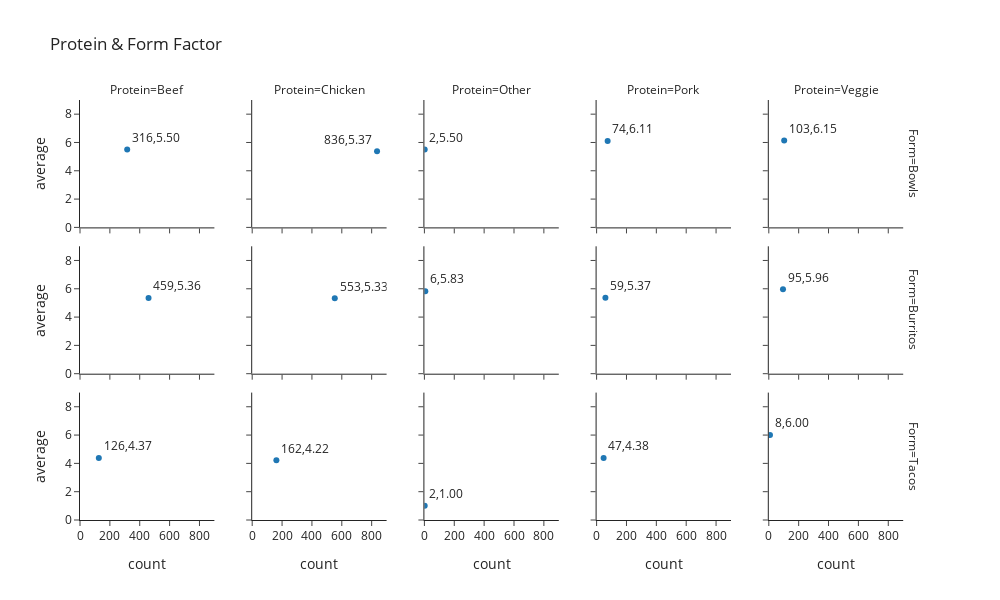

The notebook cell saved with this chart:
### Code cell
data = df_out
fig = px.scatter(df_out,
                x='count',y='average',
                facet_row='form_factor',facet_col='protein',
                labels = {"form_factor":"Form","protein":"Protein"},
                text = 'text_labels',
                title='Protein & Form Factor',
                template='simple_white',
                range_x = (0,900), range_y=(0,9),
                width=1000,height=600, facet_row_spacing=0.045,facet_col_spacing=0.045
)
fig.update_traces(textposition='top right')
fig.update_traces(col=2, row=3,textposition='top left') # need to adjust Chicken/Bowls combination
fig.show()

### Figure 1 — Plotly figure (JSON) as saved in the notebook; plotly's stock layout.template omitted (floating-point values rounded to 4 significant figures)
{"data": [{"hovertemplate": "Form=Bowls<br>Protein=Beef<br>count=%{x}<br>average=%{y}<br>text_labels=%{text}<extra></extra>", "legendgroup": "", "marker": {"color": "#1F77B4", "symbol": "circle"}, "mode": "markers+text", "name": "", "orientation": "v", "showlegend": false, "text": ["316,5.50"], "textposition": "top right", "type": "scatter", "x": [316], "xaxis": "x11", "y": [5.503], "yaxis": "y11"}, {"hovertemplate": "Form=Bowls<br>Protein=Chicken<br>count=%{x}<br>average=%{y}<br>text_labels=%{text}<extra></extra>", "legendgroup": "", "marker": {"color": "#1F77B4", "symbol": "circle"}, "mode": "markers+text", "name": "", "orientation": "v", "showlegend": false, "text": ["836,5.37"], "textposition": "top left", "type": "scatter", "x": [836], "xaxis": "x12", "y": [5.371], "yaxis": "y12"}, {"hovertemplate": "Form=Bowls<br>Protein=Other<br>count=%{x}<br>average=%{y}<br>text_labels=%{text}<extra></extra>", "legendgroup": "", "marker": {"color": "#1F77B4", "symbol": "circle"}, "mode": "markers+text", "name": "", "orientation": "v", "showlegend": false, "text": ["2,5.50"], "textposition": "top right", "type": "scatter", "x": [2], "xaxis": "x13", "y": [5.5], "yaxis": "y13"}, {"hovertemplate": "Form=Bowls<br>Protein=Pork<br>count=%{x}<br>average=%{y}<br>text_labels=%{text}<extra></extra>", "legendgroup": "", "marker": {"color": "#1F77B4", "symbol": "circle"}, "mode": "markers+text", "name": "", "orientation": "v", "showlegend": false, "text": ["74,6.11"], "textposition": "top right", "type": "scatter", "x": [74], "xaxis": "x14", "y": [6.108], "yaxis": "y14"}, {"hovertemplate": "Form=Bowls<br>Protein=Veggie<br>count=%{x}<br>average=%{y}<br>text_labels=%{text}<extra></extra>", "legendgroup": "", "marker": {"color": "#1F77B4", "symbol": "circle"}, "mode": "markers+text", "name": "", "orientation": "v", "showlegend": false, "text": ["103,6.15"], "textposition": "top right", "type": "scatter", "x": [103], "xaxis": "x15", "y": [6.146], "yaxis": "y15"}, {"hovertemplate": "Form=Burritos<br>Protein=Beef<br>count=%{x}<br>average=%{y}<br>text_labels=%{text}<extra></extra>", "legendgroup": "", "marker": {"color": "#1F77B4", "symbol": "circle"}, "mode": "markers+text", "name": "", "orientation": "v", "showlegend": false, "text": ["459,5.36"], "textposition": "top right", "type": "scatter", "x": [459], "xaxis": "x6", "y": [5.355], "yaxis": "y6"}, {"hovertemplate": "Form=Burritos<br>Protein=Chicken<br>count=%{x}<br>average=%{y}<br>text_labels=%{text}<extra></extra>", "legendgroup": "", "marker": {"color": "#1F77B4", "symbol": "circle"}, "mode": "markers+text", "name": "", "orientation": "v", "showlegend": false, "text": ["553,5.33"], "textposition": "top right", "type": "scatter", "x": [553], "xaxis": "x7", "y": [5.329], "yaxis": "y7"}, {"hovertemplate": "Form=Burritos<br>Protein=Other<br>count=%{x}<br>average=%{y}<br>text_labels=%{text}<extra></extra>", "legendgroup": "", "marker": {"color": "#1F77B4", "symbol": "circle"}, "mode": "markers+text", "name": "", "orientation": "v", "showlegend": false, "text": ["6,5.83"], "textposition": "top right", "type": "scatter", "x": [6], "xaxis": "x8", "y": [5.833], "yaxis": "y8"}, {"hovertemplate": "Form=Burritos<br>Protein=Pork<br>count=%{x}<br>average=%{y}<br>text_labels=%{text}<extra></extra>", "legendgroup": "", "marker": {"color": "#1F77B4", "symbol": "circle"}, "mode": "markers+text", "name": "", "orientation": "v", "showlegend": false, "text": ["59,5.37"], "textposition": "top right", "type": "scatter", "x": [59], "xaxis": "x9", "y": [5.373], "yaxis": "y9"}, {"hovertemplate": "Form=Burritos<br>Protein=Veggie<br>count=%{x}<br>average=%{y}<br>text_labels=%{text}<extra></extra>", "legendgroup": "", "marker": {"color": "#1F77B4", "symbol": "circle"}, "mode": "markers+text", "name": "", "orientation": "v", "showlegend": false, "text": ["95,5.96"], "textposition": "top right", "type": "scatter", "x": [95], "xaxis": "x10", "y": [5.958], "yaxis": "y10"}, {"hovertemplate": "Form=Tacos<br>Protein=Beef<br>count=%{x}<br>average=%{y}<br>text_labels=%{text}<extra></extra>", "legendgroup": "", "marker": {"color": "#1F77B4", "symbol": "circle"}, "mode": "markers+text", "name": "", "orientation": "v", "showlegend": false, "text": ["126,4.37"], "textposition": "top right", "type": "scatter", "x": [126], "xaxis": "x", "y": [4.373], "yaxis": "y"}, {"hovertemplate": "Form=Tacos<br>Protein=Chicken<br>count=%{x}<br>average=%{y}<br>text_labels=%{text}<extra></extra>", "legendgroup": "", "marker": {"color": "#1F77B4", "symbol": "circle"}, "mode": "markers+text", "name": "", "orientation": "v", "showlegend": false, "text": ["162,4.22"], "textposition": "top right", "type": "scatter", "x": [162], "xaxis": "x2", "y": [4.216], "yaxis": "y2"}, {"hovertemplate": "Form=Tacos<br>Protein=Other<br>count=%{x}<br>average=%{y}<br>text_labels=%{text}<extra></extra>", "legendgroup": "", "marker": {"color": "#1F77B4", "symbol": "circle"}, "mode": "markers+text", "name": "", "orientation": "v", "showlegend": false, "text": ["2,1.00"], "textposition": "top right", "type": "scatter", "x": [2], "xaxis": "x3", "y": [1], "yaxis": "y3"}, {"hovertemplate": "Form=Tacos<br>Protein=Pork<br>count=%{x}<br>average=%{y}<br>text_labels=%{text}<extra></extra>", "legendgroup": "", "marker": {"color": "#1F77B4", "symbol": "circle"}, "mode": "markers+text", "name": "", "orientation": "v", "showlegend": false, "text": ["47,4.38"], "textposition": "top right", "type": "scatter", "x": [47], "xaxis": "x4", "y": [4.383], "yaxis": "y4"}, {"hovertemplate": "Form=Tacos<br>Protein=Veggie<br>count=%{x}<br>average=%{y}<br>text_labels=%{text}<extra></extra>", "legendgroup": "", "marker": {"color": "#1F77B4", "symbol": "circle"}, "mode": "markers+text", "name": "", "orientation": "v", "showlegend": false, "text": ["8,6.00"], "textposition": "top right", "type": "scatter", "x": [8], "xaxis": "x5", "y": [6], "yaxis": "y5"}], "layout": {"annotations": [{"font": {}, "showarrow": false, "text": "Protein=Beef", "x": 0.08, "xanchor": "center", "xref": "paper", "y": 1, "yanchor": "bottom", "yref": "paper"}, {"font": {}, "showarrow": false, "text": "Protein=Chicken", "x": 0.285, "xanchor": "center", "xref": "paper", "y": 1, "yanchor": "bottom", "yref": "paper"}, {"font": {}, "showarrow": false, "text": "Protein=Other", "x": 0.49, "xanchor": "center", "xref": "paper", "y": 1, "yanchor": "bottom", "yref": "paper"}, {"font": {}, "showarrow": false, "text": "Protein=Pork", "x": 0.695, "xanchor": "center", "xref": "paper", "y": 1, "yanchor": "bottom", "yref": "paper"}, {"font": {}, "showarrow": false, "text": "Protein=Veggie", "x": 0.9, "xanchor": "center", "xref": "paper", "y": 1, "yanchor": "bottom", "yref": "paper"}, {"font": {}, "showarrow": false, "text": "Form=Tacos", "textangle": 90, "x": 0.98, "xanchor": "left", "xref": "paper", "y": 0.1517, "yanchor": "middle", "yref": "paper"}, {"font": {}, "showarrow": false, "text": "Form=Burritos", "textangle": 90, "x": 0.98, "xanchor": "left", "xref": "paper", "y": 0.5, "yanchor": "middle", "yref": "paper"}, {"font": {}, "showarrow": false, "text": "Form=Bowls", "textangle": 90, "x": 0.98, "xanchor": "left", "xref": "paper", "y": 0.8483, "yanchor": "middle", "yref": "paper"}], "height": 600, "legend": {"tracegroupgap": 0}, "title": {"text": "Protein & Form Factor"}, "width": 1000, "xaxis": {"anchor": "y", "domain": [0, 0.16], "range": [0, 900], "title": {"text": "count"}}, "xaxis10": {"anchor": "y10", "domain": [0.82, 0.98], "matches": "x", "showticklabels": false}, "xaxis11": {"anchor": "y11", "domain": [0, 0.16], "matches": "x", "showticklabels": false}, "xaxis12": {"anchor": "y12", "domain": [0.205, 0.365], "matches": "x", "showticklabels": false}, "xaxis13": {"anchor": "y13", "domain": [0.41, 0.57], "matches": "x", "showticklabels": false}, "xaxis14": {"anchor": "y14", "domain": [0.615, 0.775], "matches": "x", "showticklabels": false}, "xaxis15": {"anchor": "y15", "domain": [0.82, 0.98], "matches": "x", "showticklabels": false}, "xaxis2": {"anchor": "y2", "domain": [0.205, 0.365], "matches": "x", "range": [0, 900], "title": {"text": "count"}}, "xaxis3": {"anchor": "y3", "domain": [0.41, 0.57], "matches": "x", "range": [0, 900], "title": {"text": "count"}}, "xaxis4": {"anchor": "y4", "domain": [0.615, 0.775], "matches": "x", "range": [0, 900], "title": {"text": "count"}}, "xaxis5": {"anchor": "y5", "domain": [0.82, 0.98], "matches": "x", "range": [0, 900], "title": {"text": "count"}}, "xaxis6": {"anchor": "y6", "domain": [0, 0.16], "matches": "x", "showticklabels": false}, "xaxis7": {"anchor": "y7", "domain": [0.205, 0.365], "matches": "x", "showticklabels": false}, "xaxis8": {"anchor": "y8", "domain": [0.41, 0.57], "matches": "x", "showticklabels": false}, "xaxis9": {"anchor": "y9", "domain": [0.615, 0.775], "matches": "x", "showticklabels": false}, "yaxis": {"anchor": "x", "domain": [0, 0.3033], "range": [0, 9], "title": {"text": "average"}}, "yaxis10": {"anchor": "x10", "domain": [0.3483, 0.6517], "matches": "y", "showticklabels": false}, "yaxis11": {"anchor": "x11", "domain": [0.6967, 1], "matches": "y", "range": [0, 9], "title": {"text": "average"}}, "yaxis12": {"anchor": "x12", "domain": [0.6967, 1], "matches": "y", "showticklabels": false}, "yaxis13": {"anchor": "x13", "domain": [0.6967, 1], "matches": "y", "showticklabels": false}, "yaxis14": {"anchor": "x14", "domain": [0.6967, 1], "matches": "y", "showticklabels": false}, "yaxis15": {"anchor": "x15", "domain": [0.6967, 1], "matches": "y", "showticklabels": false}, "yaxis2": {"anchor": "x2", "domain": [0, 0.3033], "matches": "y", "showticklabels": false}, "yaxis3": {"anchor": "x3", "domain": [0, 0.3033], "matches": "y", "showticklabels": false}, "yaxis4": {"anchor": "x4", "domain": [0, 0.3033], "matches": "y", "showticklabels": false}, "yaxis5": {"anchor": "x5", "domain": [0, 0.3033], "matches": "y", "showticklabels": false}, "yaxis6": {"anchor": "x6", "domain": [0.3483, 0.6517], "matches": "y", "range": [0, 9], "title": {"text": "average"}}, "yaxis7": {"anchor": "x7", "domain": [0.3483, 0.6517], "matches": "y", "showticklabels": false}, "yaxis8": {"anchor": "x8", "domain": [0.3483, 0.6517], "matches": "y", "showticklabels": false}, "yaxis9": {"anchor": "x9", "domain": [0.3483, 0.6517], "matches": "y", "showticklabels": false}}}
